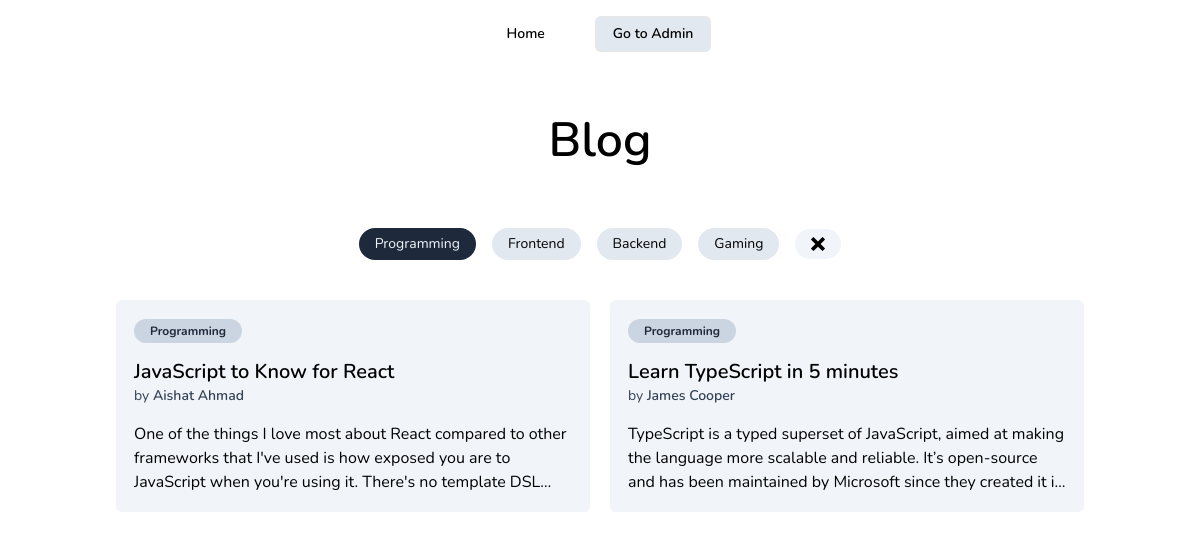
The app's page /?category=Programming with its own data.
### tables this page shows
CREATE TABLE categories (
  id INT NOT NULL AUTO_INCREMENT,
  name VARCHAR(255) NOT NULL,
  PRIMARY KEY (id),
  UNIQUE (name)
);

CREATE TABLE articles (
  id INT NOT NULL AUTO_INCREMENT,
  title VARCHAR(255) NOT NULL,
  content TEXT NOT NULL,
  status VARCHAR(255) NOT NULL,
  author_id INT,
  category_id INT,
  PRIMARY KEY (id),
  FOREIGN KEY (author_id) REFERENCES authors(id) ON DELETE SET NULL,
  FOREIGN KEY (category_id) REFERENCES categories(id) ON DELETE SET NULL,
  UNIQUE (title)
);

CREATE TABLE authors (
  id INT NOT NULL AUTO_INCREMENT,
  name VARCHAR(255) NOT NULL,
  email VARCHAR(255) NOT NULL,
  PRIMARY KEY (id),
  UNIQUE (email)
);

### public/index.php (called while the page is built, shortened)
<?php
try {
  include __DIR__ . '/../classes/Article.php';
  include __DIR__ . '/../classes/Category.php';
  $article = new Article();
  $category = new Category();
  $articles = $article->getPublishedArticles();
  $categories = $category->getCategories();
  if ($_GET['category'] ?? false) {
    $articles = array_filter($articles, function ($article) {
      return $article['category_name'] === $_GET['category'];
    });
  }
  include __DIR__ . '/../views/header.php';
  include __DIR__ . '/../views/home.php';
  include __DIR__ . '/../views/footer.php';
} catch (PDOException $e) {
  $title = 'An error has occurred';
  $output = 'Database error: ' . $e->getMessage() . ' in ' .
    $e->getFile() . ':' . $e->getLine();
}

### classes/Category.php (called while the page is built, shortened)
<?php
require_once __DIR__ . '/Database.php';
class Category
{
  private $pdo;
  public function __construct()
  {
    $db = new Database();
    $this->pdo = $db->connect();
  }
  public function getCategories()
  {
    $stmt = $this->pdo->prepare('SELECT * FROM categories ORDER BY id');
    $stmt->execute();
    return $stmt->fetchAll();
  }
}

### classes/Database.php (called while the page is built)
<?php
class Database
{
  public function connect()
  {
    return new PDO(
      'mysql:host=localhost; dbname=blog; charset=utf8mb4',
      'root',
      ''
    );
  }
}

### classes/Article.php (called while the page is built, shortened)
<?php
require_once __DIR__ . '/Database.php';
class Article
{
  private $pdo;
  public function __construct()
  {
    $db = new Database();
    $this->pdo = $db->connect();
  }
  public function getPublishedArticles()
  {
    $stmt = $this->pdo->prepare('SELECT articles.id, title, content, status, categories.name as category_name, authors.name as author_name
    FROM articles
    LEFT JOIN categories ON articles.category_id = categories.id
    LEFT JOIN authors ON articles.author_id = authors.id
    WHERE status = "Published"
    ORDER BY articles.id DESC');
    $stmt->execute();
    return  $stmt->fetchAll();
  }
}

### views/home.php (the view, shortened to what this page needs)
<main class='mx-auto max-w-[1000px] px-4 py-2'>
  <div class='mt-10 grid place-items-center gap-5'>
    <h1 class='text-5xl font-semibold'>Blog</h1>
  </div>
  <div class='mt-16 flex gap-4 place-content-center items-center'>
    <?php foreach ($categories as $category) : ?>
    <a href="/?category=<?= $category['name'] ?>"
      class="<?= $category['name'] === ($_GET['category'] ?? null) ? 'bg-slate-800 text-slate-100' : 'bg-slate-200 hover:bg-slate-300 transition' ?>  text-sm rounded-full px-4 py-1.5"><?= $category['name'] ?></a>
    <?php endforeach ?>
    <?php if (isset($_GET['category'])) : ?>
    <a title="remove filters" href="/"
      class="text-sm px-4 py-2 transition bg-slate-100 [&:hover_svg]:text-red-700 rounded-full">
    </a>
    <?php endif ?>
  </div>
  <section class='mt-10 grid grid-cols-2 gap-5'>
    <?php foreach ($articles as $article) : ?>
    <a href="/article.php?id=<?= $article['id'] ?>"
      class='rounded-md border-2 border-transparent bg-slate-100 hover:border-slate-600'>
      <article class='p-4'>
        <?php if ($article['category_name']) : ?>
        <span class='rounded-full font-bold bg-slate-300 px-4 py-1 text-xs text-slate-800'>
          <?= $article['category_name']  ?>
        </span>
        <?php endif ?>
        <div class='py-4'>
          <h2 class='text-xl font-semibold'><?= $article['title'] ?></h2>
          <p class='text-sm text-slate-700'>
            by <span class='font-semibold'><?= $article['author_name']  ?></span>
          </p>
        </div>
        <p class="line-clamp-3"><?= $article['content'] ?></p>
      </article>
    </a>
    <?php endforeach ?>
  </section>
</main>

### views/header.php (style rules this page uses)
html { font-family: 'Nunito', sans-serif; }
body { margin-bottom: 5rem; }

### records on screen
categories: name "Programming"
categories: name "Frontend"
categories: name "Backend"
categories: name "Gaming"
articles: category.name "Programming", title "JavaScript to Know for React", author.name "Aishat Ahmad", content "One of the things I love most about React compared to other frameworks that I've used is how exposed you are to JavaScript when you're using it. There's no template…"
articles: category.name "Programming", title "Learn TypeScript in 5 minutes", author.name "James Cooper", content "TypeScript is a typed superset of JavaScript, aimed at making the language more scalable and reliable. It’s open-source and has been maintained by Microsoft since they created it…"
